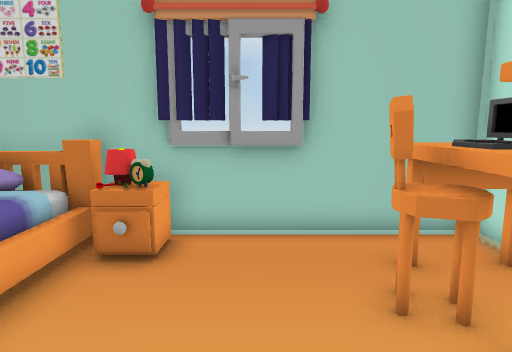
view 1 (above)

14 first-person views from a walk through a scene from a Unity 3-D project. The camera is 1.3 m above the floor, tilts 8° down and sees 75° across. The floor is counted in squares, 0.5 m on a side. Each view is taken from the middle of a square. On the plan, view 1 faces up. The plan holds only what a view shows up to about 20 squares ahead; the rest is blank. The player is left out. Some animated figures are not drawn. Door leaves are left out, so doorways stand open. Some surface patterns are stand-ins.

view 2
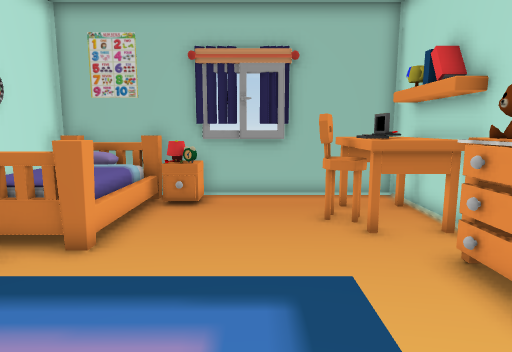

view 3
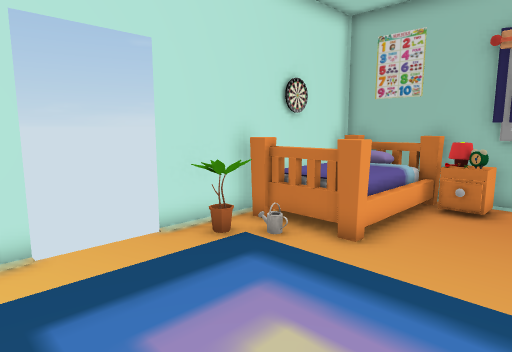

view 4
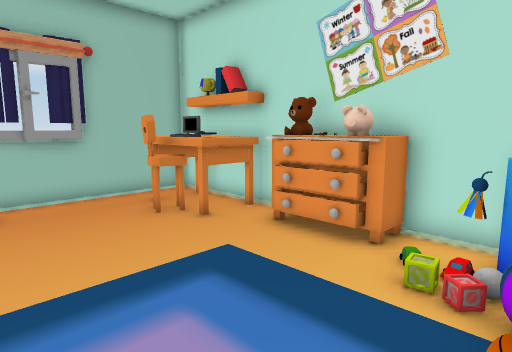

view 5
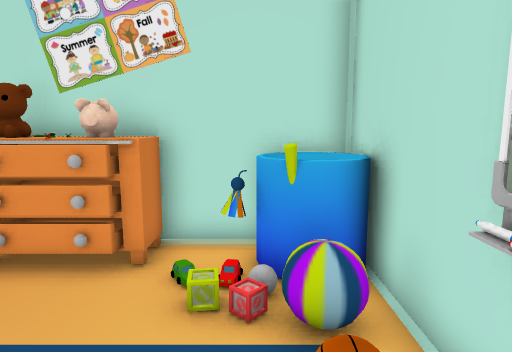

view 6
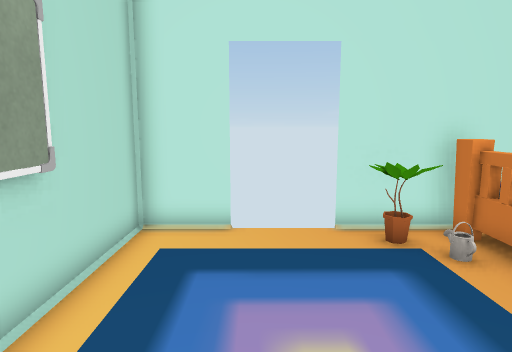

view 7
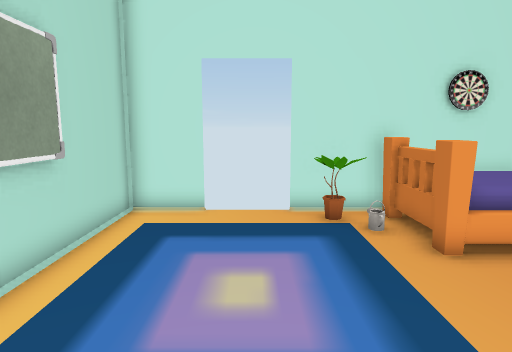

view 8
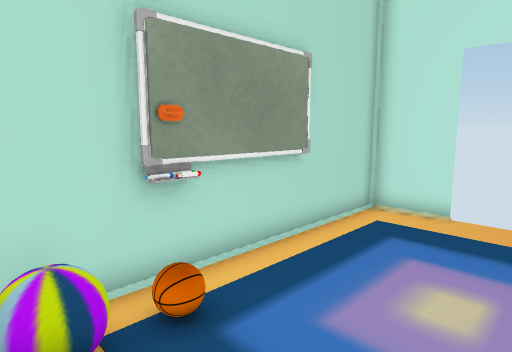

view 9
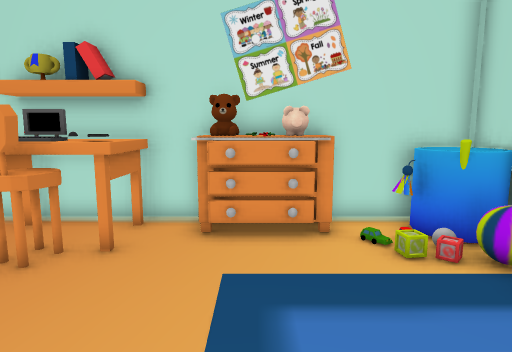

view 10
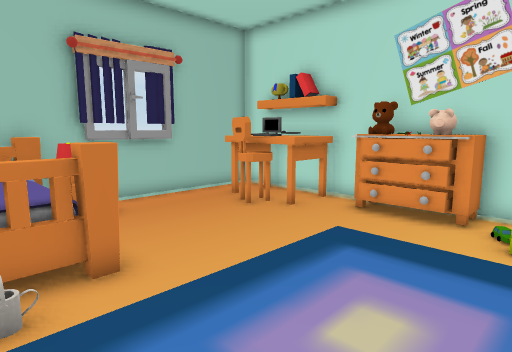

view 11
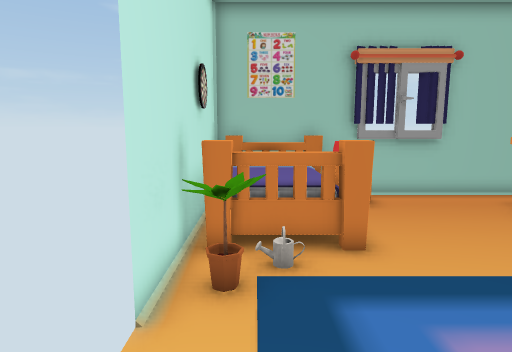

view 12
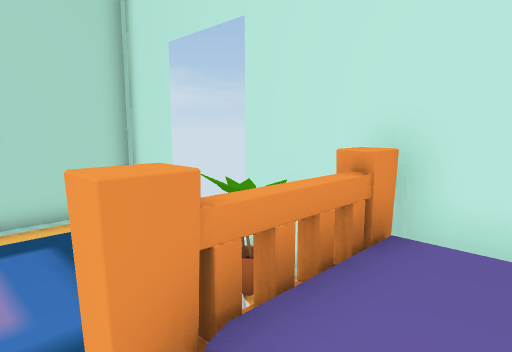

view 13
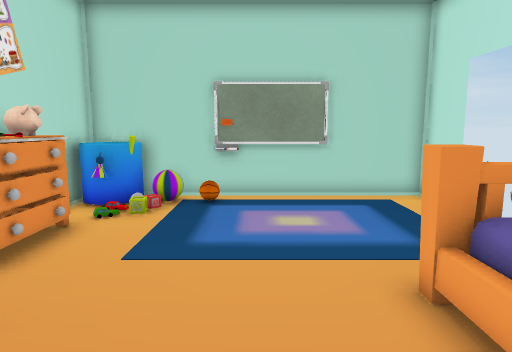

view 14
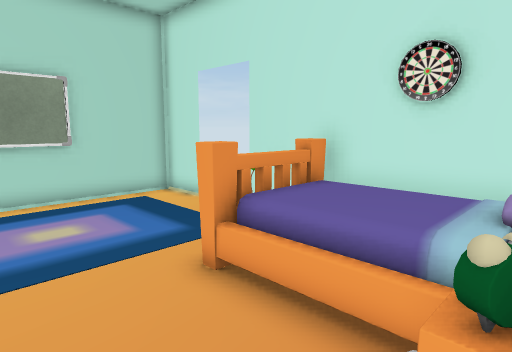

### Floor plan
Key: @ floor where view 1 was taken; # wall or solid block; . floor; / step, stairs or slope; D open door; = window, fence, low wall or low ledge; ^ raised ledge; B bed; C clock; P pillow; T table; H chair; L laptop; A cabinet; R carpet; N plant; S basket; E ball; O other object.
Columns run from 8 left of view 1 to 6 right of it. Each row starts with its distance up from view 1.
  8 #######OO######
  7 ##BB##C....  ##
  6 #^PP^==....TTT#
  5 #^^^^.....HLLT#
  4 #^^^^.....HLTT#
  3 #^^^^......#TT#
  2 ##^^=.......# #
  1 ##..........#A#
  0 ##N .   @ ..AA#
 -1 DD.       ..AA#
 -2 DD.       ..AA#
 -3 DD.      ..//##
 -4 #..   .  RR/SS#
 -5 #........RES S#
 -6 ###############

Positions as (right, up) in squares from view 1, and headings:
1: (0, 0), facing up
2: (0, -5), facing up
3: (0, -5), facing up-left
4: (-3, -5), facing up-right
5: (-2, -4), facing right
6: (1, -3), facing left
7: (3, -2), facing left
8: (3, -1), facing down-left
9: (-4, 0), facing right
10: (-6, -4), facing up-right
11: (-6, -5), facing up
12: (-3, 4), facing down-left
13: (-1, 7), facing down
14: (0, 7), facing down-left
